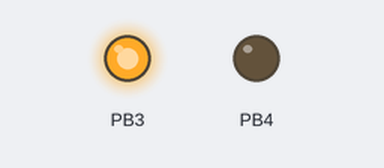
A sketch run on a simulated ATtiny85, built with avr-gcc and run on an emulated ATtiny85. On the bench: output pins drawn as LEDs (lit = HIGH). At 0.0 s the program stops and its outputs stay as they are.

Above: at 0.1 s.
Timing chart, 0 to 1.5 s (numbered marks = the images above):
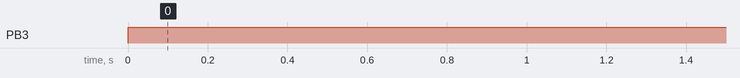

The sketch:

readExternalCounter.ino
```cpp
/*
 * An ATTINY85 Code on incrementing the internal Timer/Count Register based on External Trigger
 * Toggles between Red and Blue LED based on number of button taps
 * Connections :
 *  PB3 - Red LED
 *  PB4 - Blue LED
 *  PB2 - Button (Timer0 via PB2)
 */
#include <avr/io.h>

#define F_CPU 8000000UL

unsigned int i = 0;

void counter_init()
{
  // Normal Operation
  TCCR0A = 0x00;
  TCCR0B &= ~(1 << WGM02) ;

  // Set External Clock Source on T0 for incrementing Timer/Count Register
  // Trigger on Falling Edge
  TCCR0B |= 6 << CS00;
  TCNT0 = 0;
}

void reset_counter()
{
  i = 0;
  TCNT0 = 0;
}

int main()
{
  // Set
  DDRB |= (1 << PB3) | (1 << PB4);
  DDRB &= ~(1 << PB2);

  PORTB |= 1 << PB2; //Pull-Up Resistor
  counter_init();

  PORTB &= ~(1 << PB3);
  PORTB &= ~(1 << PB4);

  while (1)
  {
    i = TCNT0;                  //Counter initially set to 0
    if (i < 10)                 // Button Press > 10, Turn on Red, Turn off Blue
    {
      PORTB |= 1 << PB3;
      PORTB &= ~(1 << PB4);
    }

    else if (i >= 10 && i <= 20) // Button Press >= 10 but <= 20, Flip LED state
    {
      PORTB &= ~(1 << PB3);
      PORTB |= 1 << PB4;
    }
    else if (i > 20)            // Button Press > 20, Reset Counter to 0
    {
      reset_counter();
    }
  }
}
```

Measured:
- by itself, PB3: LOW → HIGH at 0.00 s
